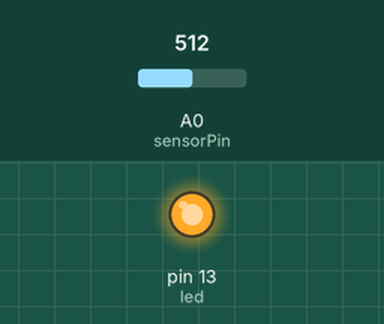
This sketch was run on a simulated Arduino Uno, built with avr-gcc and run on an emulated ATmega328P. Shown: output pins drawn as LEDs (lit = HIGH). Dashed ring = blinking. The test bench sets the inputs (shaded band); at power-on: A0 (sensorPin) = 512.

Above: at 0.1 s.
1.3 s: A0 (sensorPin) set to 900
At 1.64 s:
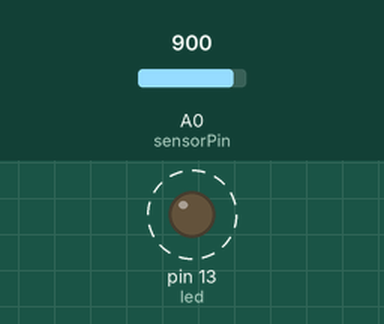
4.3 s: A0 (sensorPin) set to 511
At 5.8 s:
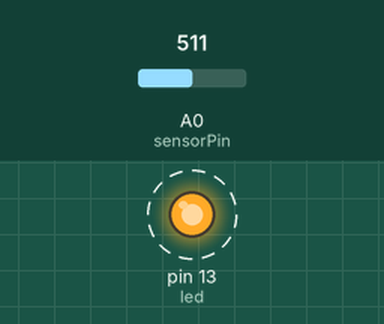
Timing chart, 0 to 12.2 s (numbered marks = the images above; inputs shaded):
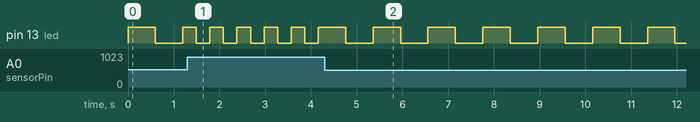

The sketch:

TimerWithController.ino
```cpp
int led = 13;
const int sensorPin = A0;    // pin that the sensor is attached to
int blinkDelay = 1000;
unsigned long delayStart = 0; // the time the delay started

int sensorValue = 0;         // the sensor value
int sensorMin = 1023;        // minimum sensor value
int sensorMax = 0;           // maximum sensor value

void setup() {
  pinMode(led, OUTPUT);   // initialize the digital pin as an output.
  digitalWrite(led, HIGH); // turn led on
  delayStart = millis();   // start delay
}

void loop() {

  // check if delay has timed out after 10sec == 10000mS
  if ( (millis() - delayStart) >= blinkDelay) {
    delayStart = millis();
    digitalWrite(led, (digitalRead(led) ? LOW : HIGH) ); // invert LED state

  }

  //  Other loop code here . . .

  // read the potentiometer
  sensorValue = analogRead(sensorPin);

  // apply the calibration to the sensor reading
  sensorValue = map(sensorValue, sensorMin, sensorMax, 200, 1000);

  // in case the sensor value is outside the range seen during calibration
  sensorValue = constrain(sensorValue, 200, 1000);

  blinkDelay = sensorValue;
}
```

Measured:
- after the input at 1.3 s, pin 13 (led): alternates HIGH for 0.30 s and LOW for 0.30 s, starting after 0.19 s
- after the input at 4.3 s, pin 13 (led): alternates HIGH for 0.60 s and LOW for 0.60 s, starting after 0.46 s
